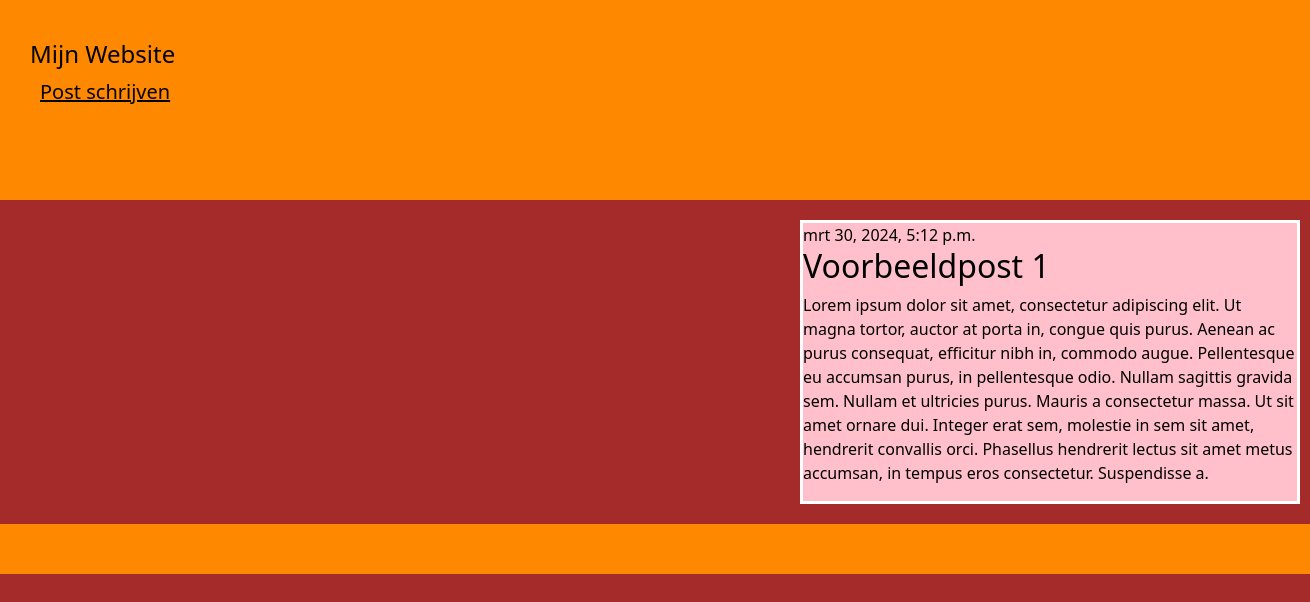
The app's page /post/4/ with its own data.
### blog/models.py (models this page shows)
class Post(models.Model):
    author = models.ForeignKey(settings.AUTH_USER_MODEL, on_delete=models.CASCADE)
    title = models.CharField(max_length=200)
    text = models.TextField()
    created_date = models.DateTimeField(default=timezone.now)
    published_date = models.DateTimeField(blank=True, null=True)

### blog/views.py (the view)
# urls.py: path('post/<int:pk>/', views.post_detail, name='post_inhoud'),
def post_detail(request, pk):
    post = get_object_or_404(Post, pk=pk)
    return render(request, 'blog/post_inhoud.html', {'post': post})

### blog/templates/blog/post_inhoud.html
{% extends 'blog/base.html' %}
{% block inhoud %}
<article class="post">
    {% if post.published_date %}
    <time class="date">
        {{ post.published_date }}
    </time>
    {% endif %}
    <h2>{{ post.title }}</h2>
    <p>{{ post.text|linebreaksbr }}</p>
</article>
{% endblock %}

### blog/static/css/stijl.css (style rules this page uses)
body { background-color: brown; color: black; }
article { width: 500px; margin-bottom: 20px; margin-left: 800px; margin-top: 20px; border: 3px solid rgb(255, 255, 255); background-color: pink; }

### records on screen
Post: published_date "mrt 30, 2024, 5:12 p.m.", title "Voorbeeldpost 1", text "Lorem ipsum dolor sit amet, consectetur adipiscing elit. Ut magna tortor, auctor at porta in, congue quis purus. Aenean ac purus consequat, efficitur nibh in, commodo augue. Pellentesque eu accumsan purus, in pellentesque odio. Nullam sagittis gravida sem. Nullam et ultricies purus. Mauris a consectetur massa. Ut sit amet ornare dui. Integer erat sem, molestie in sem sit amet, hendrerit convallis orci. Phasellus hendrerit lectus sit amet metus accumsan, in tempus eros consectetur. Suspendisse a."
